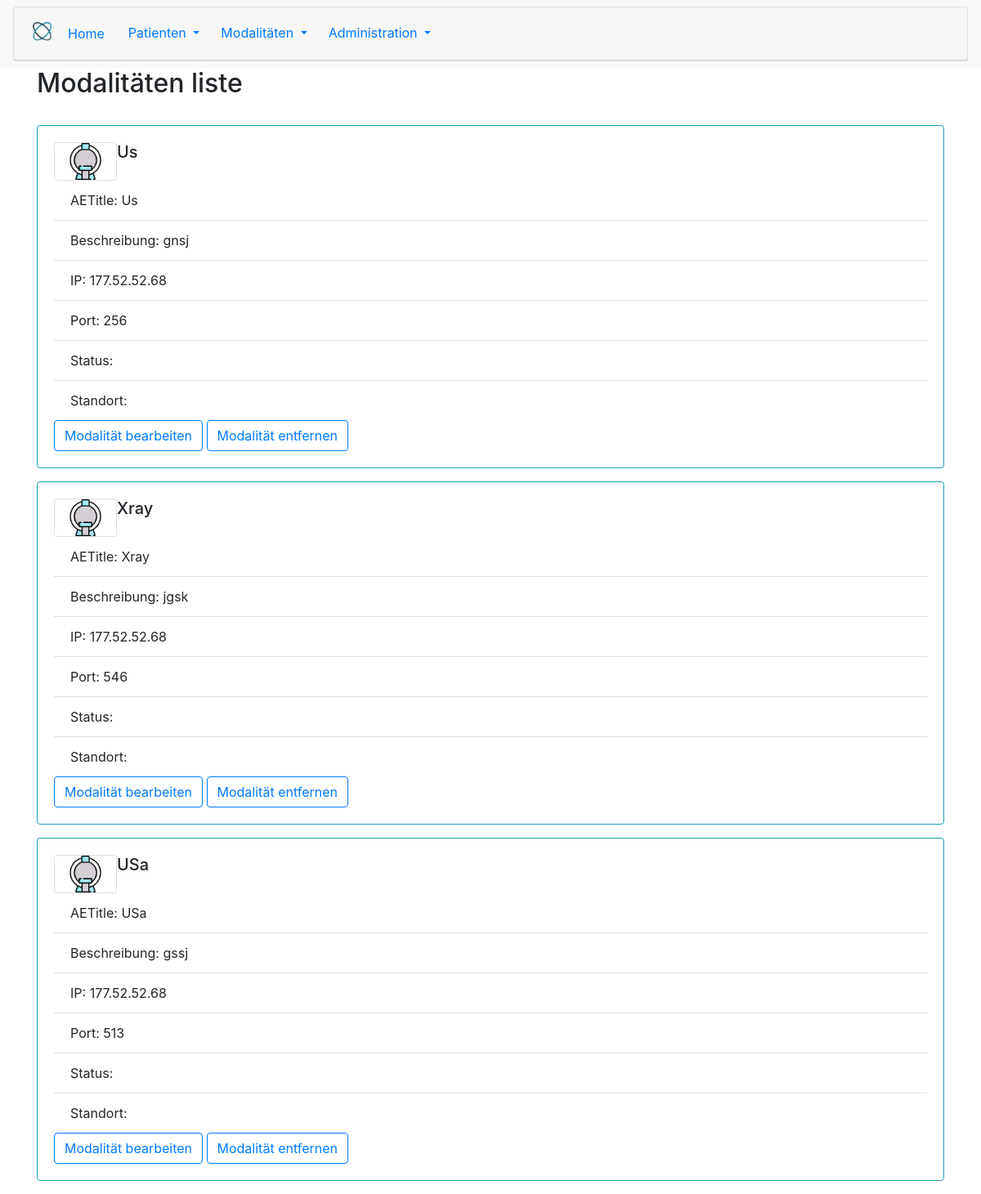
The page /modalities/list/ on the database as committed earlier.
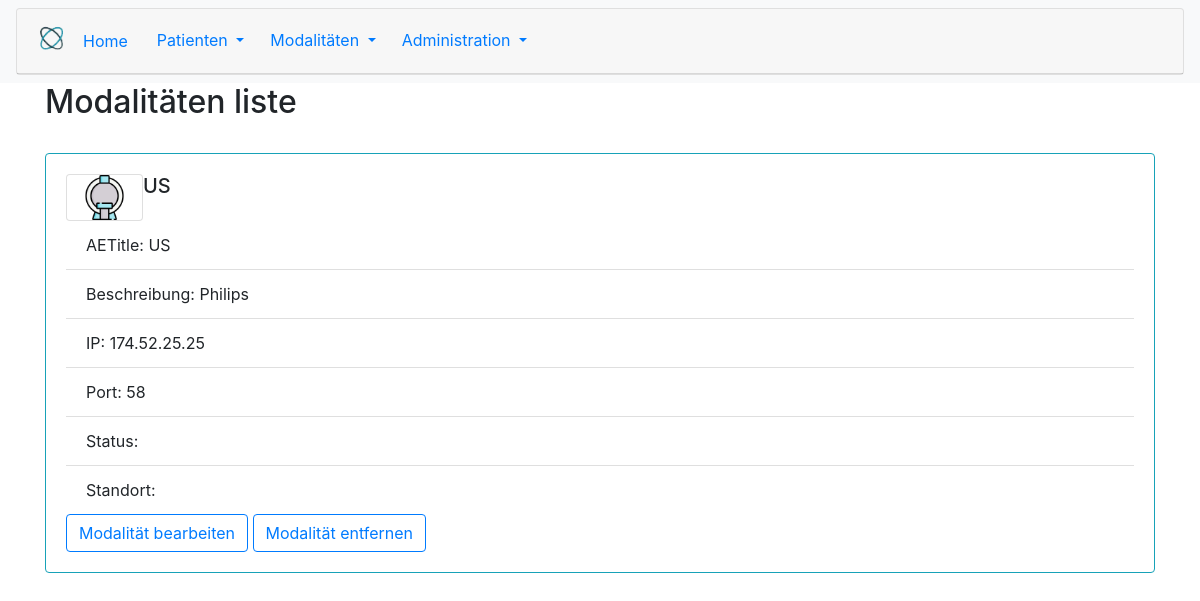
The same page on the database as committed later.
### modalities/models.py (models this page shows, shortened)
class ModalitiesInformation(models.Model):
    title = models.CharField(max_length=150)
    ae_title = models.CharField(max_length=15)
    description = models.TextField(max_length=400)
    ip = models.GenericIPAddressField()
    port = models.PositiveIntegerField(validators = [validate_port])

### modalities/views.py (the view)
# urls.py: path('modalities/list/', modality_list_view, name ='modalities'),
def modality_list_view(request):
    queryset = ModalitiesInformation.objects.all()
    context ={
        'object_list': queryset
    }
    return render(request, 'modality/modality_list.html', context)

### templates/modality/modality_list.html
{% extends 'base.html' %}
{% block content %}
<h2>Modalitäten liste</h2>
<br>
{% for instance in object_list %}
<div class="card border-info mb-3 w-100" >
    <div class="card-body">
    <div class="container">
      <div class="row">
        <div class = "card w-2">
        <div class="col">
          <img src="/static/images/mri.png" class="card-img-top" width="55" height="45">
        </div>
      </div>
        <div class="col-15">
          <h5 class="card-title">{{instance.title}} </h5>
        </div>
      </div>
    </div>
        <ul class="list-group list-group-flush">
            <li class="list-group-item">AETitle: {{ instance.title }}</li>
          <li class="list-group-item">Beschreibung: {{ instance.description }}</li>
          <li class="list-group-item">IP: {{ instance.ip }}</li>
          <li class="list-group-item">Port: {{ instance.port }}</li>
          <li class="list-group-item">Status: {{ instance.status }}</li>
          <li class="list-group-item"> Standort: {{ instance.associate_location }}</li>
        </ul>
        <a href="#modalität bearbeiten"
         class="btn btn-outline-primary">Modalität bearbeiten</a>
        <a href="{% url 'modalityDelete' instance.id %}" class="btn btn-outline-primary">Modalität entfernen</a>
      </div>
    </div>
{% endfor %}
{% endblock %}

### templates/base.html (shortened to what this page needs)
<!DOCTYPE html>
<html lang="en">
<head>
  {% load static %}
  <link rel="stylesheet" href="https://cdn.jsdelivr.net/npm/bootstrap@4.5.3/dist/css/bootstrap.min.css"
>
  <link rel="stylesheet" type="text/css" href="{% static 'css/bootstrap.css' %}">
</head>
<body>
  <nav class="navbar sticky-top navbar-light bg-light">
    <div class="card text-center w-100 ">
      <div class="card-header  ">
        <ul class="nav ">
          <img src="/static/images/favicon.ico" width="30" height="30" alt="" loading="lazy">
          <li class="nav-item">
            <a class="nav-link home" href="{% url 'home' %}">Home</a>
          </li>
          <li class="nav-item dropdown">
            <button class="btn btn-link dropdown-toggle" type="button" id="dropdownPatientenButton"
              data-toggle="dropdown" aria-haspopup="true" aria-expanded="false">
              Patienten
            </button>
          </li>
          <li class="nav-item dropdown">
            <button class="btn btn-link dropdown-toggle" type="button" id="dropdownModalityButton"
              data-toggle="dropdown" aria-haspopup="true" aria-expanded="false">
              Modalitäten
            </button>
          </li>
          <li class="nav-item dropdown">
            <button class="btn btn-link dropdown-toggle" type="button" id="dropdownAdminButton" data-toggle="dropdown"
              aria-haspopup="true" aria-expanded="false">
              Administration
            </button>
          </li>
        </ul>
      </div>
    </div>
  </nav>
  <div class="container-md">
    {% block content %}{% endblock %}
  </div>
</body>
</html>

Rows that differ between the two databases and show on the page:
removed ModalitiesInformation: title "Us", description "gnsj", ip "177.52.52.68", port "256"
removed ModalitiesInformation: title "Xray", description "jgsk", ip "177.52.52.68", port "546"
removed ModalitiesInformation: title "USa", description "gssj", ip "177.52.52.68", port "513"
added ModalitiesInformation: title "US", description "Philips", ip "174.52.25.25", port "58"
